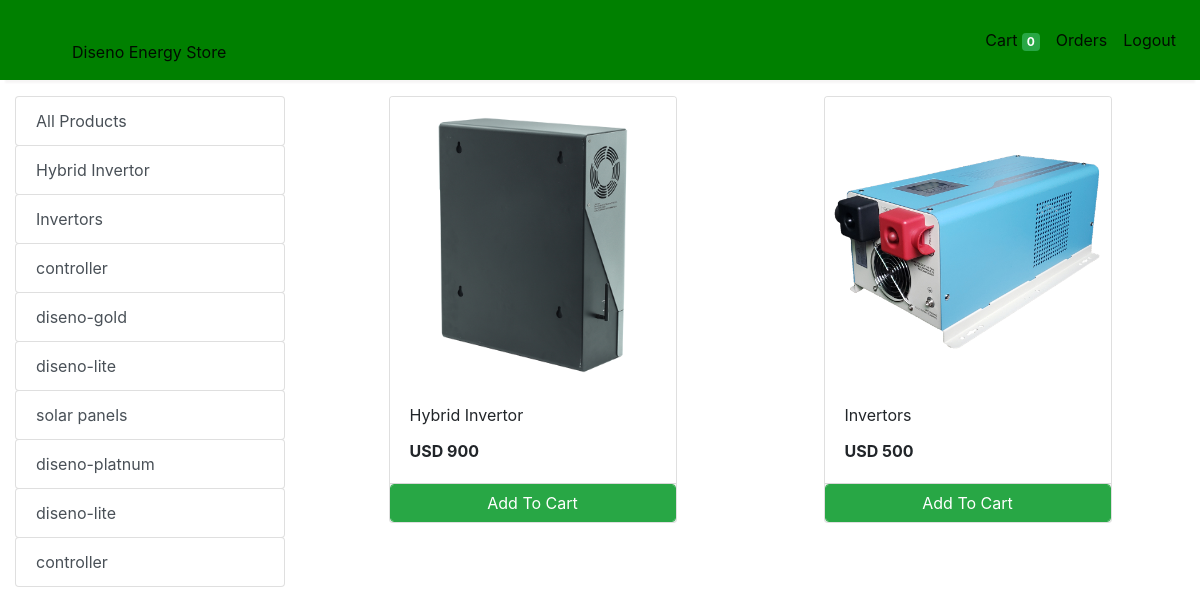
The app's page /store?category=2 (signed in), older data.
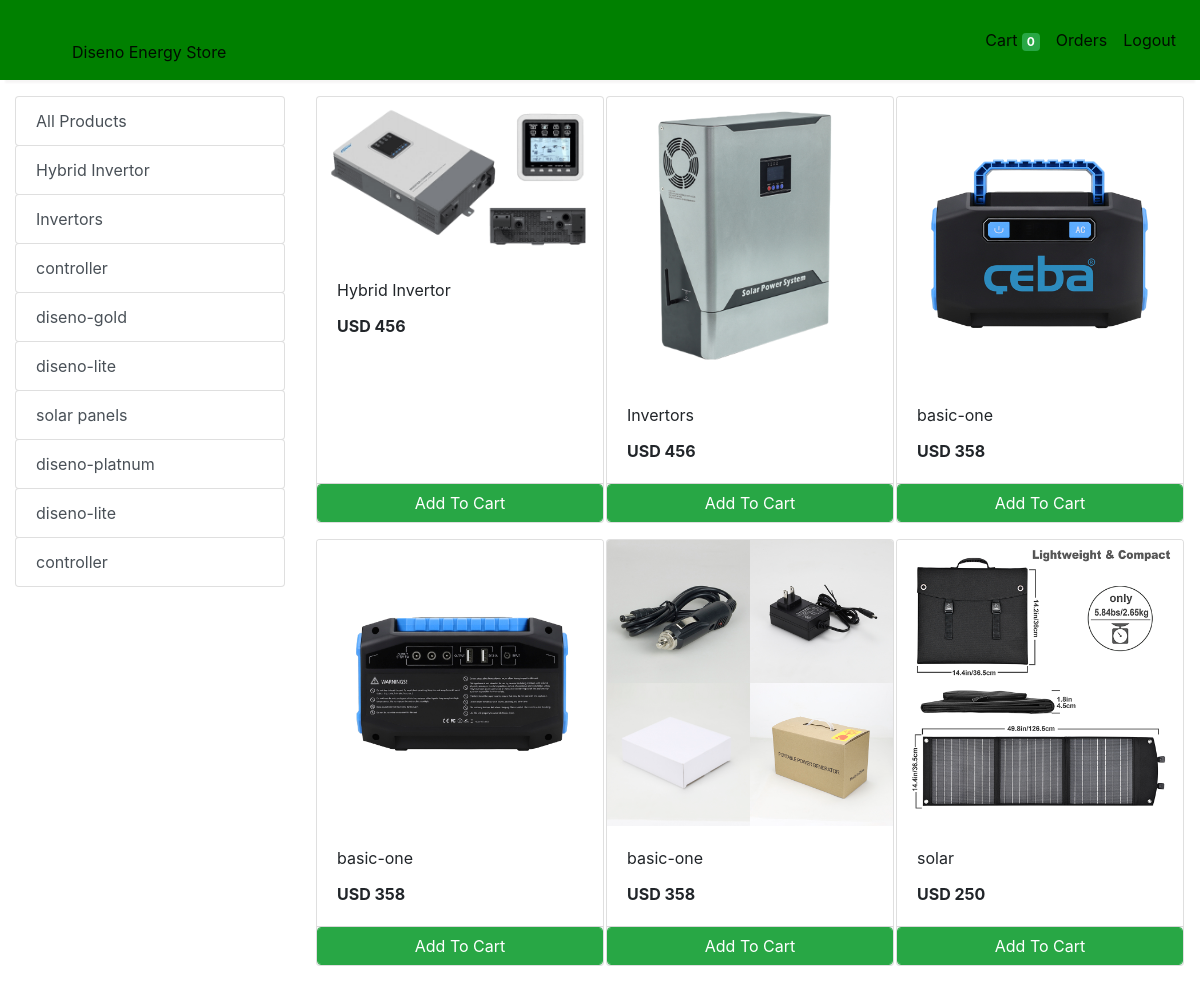
The same page, newer data.
### store/models/category.py (models this page shows, shortened)
class Category(models.Model):
    name= models.CharField(max_length=50)
    @staticmethod
    def get_all_categories():
        return Category.objects.all()

### store/models/product.py (models this page shows, shortened)
class Products(models.Model):
    name = models.CharField(max_length=60)
    price= models.IntegerField(default=0)
    category= models.ForeignKey(Category,on_delete=models.CASCADE,default=1 )
    description= models.CharField(max_length=250, default='', blank=True, null= True)
    image= models.ImageField(upload_to='uploads/products/')
    @staticmethod
    def get_all_products_by_categoryid(category_id):
        if category_id:
            return Products.objects.filter (category=category_id)
        else:
            return Products.get_all_products();

### store/views/home.py (the view)
# urls.py: path('store', store , name='store'),
def store(request):
    cart = request.session.get('cart')
    if not cart:
        request.session['cart'] = {}
    products = None
    categories = Category.get_all_categories()
    categoryID = request.GET.get('category')
    if categoryID:
        products = Products.get_all_products_by_categoryid(categoryID)
    else:
        products = Products.get_all_products();
    data = {}
    data['products'] = products
    data['categories'] = categories
    print('you are : ', request.session.get('email'))
    return render(request, 'index.html', data)

### store/templatetags/cart.py (called while the page is built)
@register.filter (name='is_in_cart')
def is_in_cart(product, cart):
    keys = cart.keys ()
    for id in keys:
        if int (id) == product.id:
            return True
    return False;

### store/templatetags/custom_filter.py (called while the page is built)
@register.filter(name='currency')
def currency(number):
    return "USD "+str(number)

### store/templates/index.html (shortened to what this page needs)
{% extends 'base.html' %}
{% block content %}
{% load cart %}
{% load custom_filter %}
<div class="container-fluid mt-3">
	<div class="row">
		<div class="col-lg-3 mx-auto">
			<div class="list-group">
				<a href="/" class="list-group-item list-group-item-action btn btn-outline-success">All Products</a>
				{% for category in categories %}
				<a href="/?category={{category.id}}"
					class="list-group-item list-group-item-action btn btn-outline-success ">{{category.name}}</a>
				{% endfor %}
			</div>
		</div>
		<div id='products' class="col-lg-9 mx-auto">
			<div class="row mx-auto">
				{% for product in products %}
				<div class="card mx-auto mb-3" id={{product.id}} style="width: 18rem;">
					<img class="card-img-top" src="{{product.image.url}}" alt="Card image cap">
					<div class="card-body">
						<p class="card-title">{{product.name}}</p>
						<p class="card-text"><b>{{product.price|currency}}</b></p>
					</div>
					<div class="card-footer p-0 no-gutters">
						{% if product|is_in_cart:request.session.cart %}
						<div class="row no-gutters">
							<form action="/#{{product.id}}" class="col-2 " method="post">
								{% csrf_token %}
								<input hidden type="text" name='product' value='{{product.id}}'>
								<input hidden type="text" name='remove' value='True'>
								<input type="submit" value=" - " class="btn btn-block btn-success border-right">
							</form>
							<div class="text-center col btn btn-success">{{product|cart_quantity:request.session.cart}} in Cart</div>
							<form action="/#{{product.id}}" class="col-2 " method="post">
								{% csrf_token %}
								<input hidden type="text" name='product' value='{{product.id}}'>
								<input type="submit" value=" + " class="btn btn-block btn-success border-left">
							</form>
						</div>
						{% else %}
						<form action="/#{{product.id}}" method="POST" class="btn-block">
							<input type="submit" class="float-right btn btn-success form-control"
								value="Add To Cart">
						</form>
						{% endif %}
					</div>
				</div>
				{% endfor %}
			</div>
		</div>
	</div>
</div>
{% endblock %}

Row changes from the older to the newer data that the page shows:
changed Products "Hybrid Invertor": image: a different picture; price "USD 900" → "USD 456"
changed Products "Invertors": image: a different picture; price "USD 500" → "USD 456"
added Products: image (picture), name "basic-one", price "USD 358"
added Products: image (picture), name "basic-one", price "USD 358"
added Products: image (picture), name "basic-one", price "USD 358"
added Products: image (picture), name "solar", price "USD 250"
